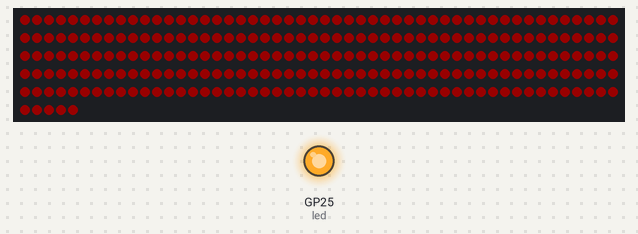
Simulated run of this program. Board: Raspberry Pi Pico running MicroPython. Parts: 255 RGB LEDs in strip order, left to right, continuing on the next row, output pins drawn as LEDs (lit = HIGH). Dim RGB values are drawn brighter than linear.

Above: at 0.1 s.
At 1.1 s:
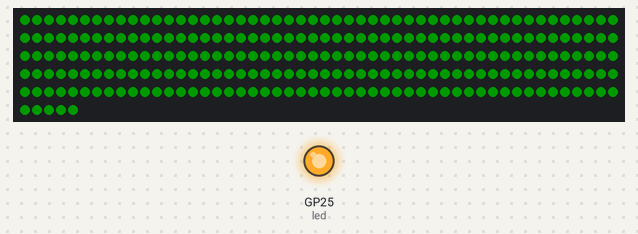
At 2.1 s:
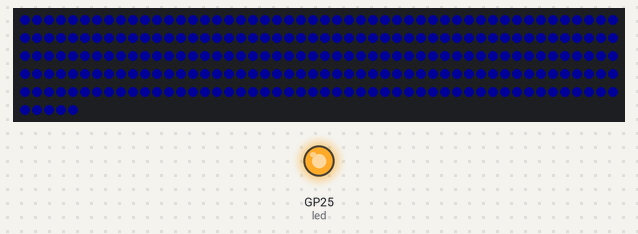

Measured:
- by itself, everything shown: repeats every 3.0 s, in 3 steps
- what the display in image 1 shows lasts 1.0 s, from 1.0 s to 2.0 s

The program:

led.py
```python
# python code to drive led

import neopixel
from machine import Pin
import time


# for pico w this is "LED" not 25
led = Pin("LED", Pin.OUT)

led.toggle()

ws_pin = 0 # gpio pin
led_num = 255
BRIGHTNESS = 0.1

neoRing = neopixel.NeoPixel(Pin(ws_pin), led_num)

def set_brightness(color):
    r, g, b = color
    r = int(r * BRIGHTNESS)
    g = int(g * BRIGHTNESS)
    b = int(b * BRIGHTNESS)
    return (r, g, b)
# end set

def loop():
    # Display red
    color = (255, 0, 0)  # Red color
    color = set_brightness(color)
    neoRing.fill(color)
    neoRing.write()
    time.sleep(1)

    # Display green
    color = (0, 255, 0)  # Green color
    color = set_brightness(color)
    neoRing.fill(color)
    neoRing.write()
    time.sleep(1)

    # Display blue
    color = (0, 0, 255)  # Blue color
    color = set_brightness(color)
    neoRing.fill(color)
    neoRing.write()
    time.sleep(1)

while True:
    loop()
```
